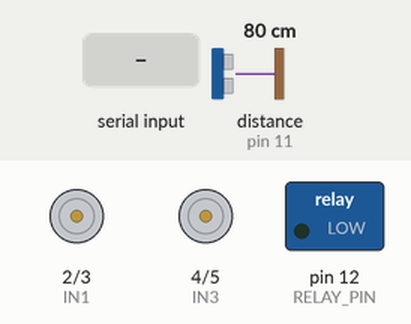
This sketch was run on a simulated Arduino Uno, built with avr-gcc and run on an emulated ATmega328P. On the bench: motor-driver pin pairs drawn as motors (green arrow = first pin HIGH = forward, orange = second pin HIGH = backward, longer = more drive), switched loads named in the sketch (green lamp = pin HIGH). Inputs (shaded band) come from the test bench; at power-on: distance to the obstacle (sensor on pin 11) 80 cm. The echo pulse lasts 58.3 µs per cm; pins used as bus, display or sensor lines are not drawn.

Above: at 1.2 s.
1.3 s: "F" received over Serial
At 2.5 s:
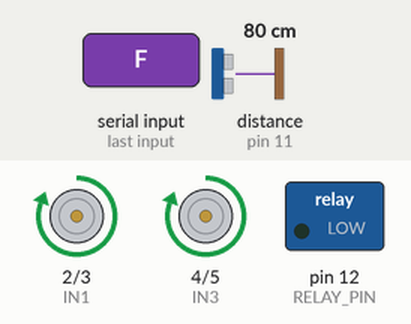
2.8 s: "B" received over Serial
At 3.7 s:
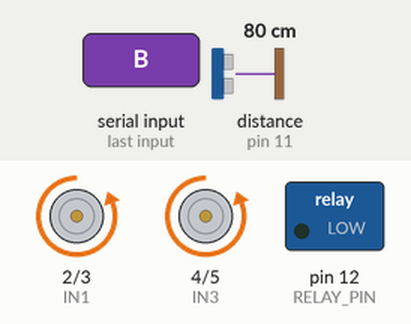
4.3 s: "L" received over Serial
At 4.9 s:
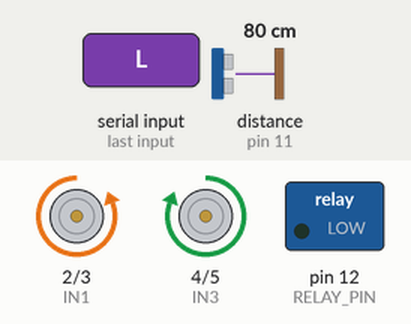
5.8 s: "R" received over Serial
At 7.0 s:
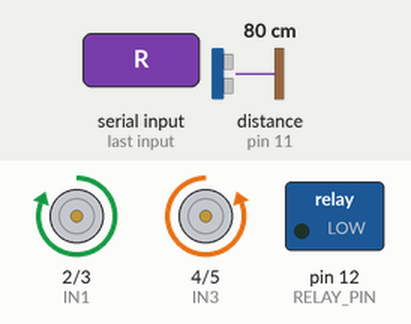
7.3 s: "S" received over Serial
At 8.5 s:
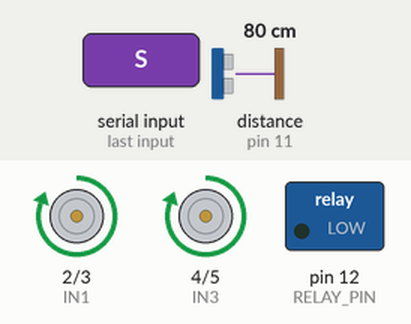
8.8 s: "C" received over Serial
At 30.4 s:
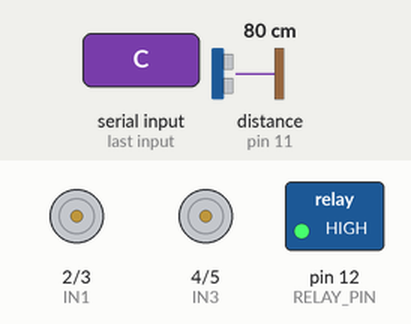
Timing chart, 0 to 31.5 s (numbered marks = the images above; inputs shaded):
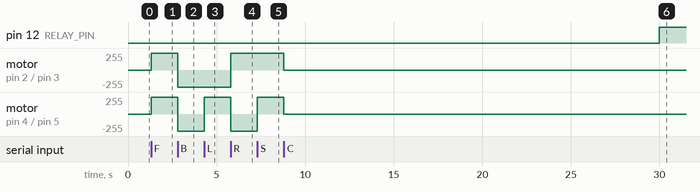

The sketch:

arduino_program.ino
```cpp
// Motor control pins
#define IN1 2
#define IN2 3
#define IN3 4
#define IN4 5

// Ultrasonic sensor pins
#define TRIG_PIN 10
#define ECHO_PIN 11

// Relay control pin
#define RELAY_PIN 12

// Mode control variables
bool bluetoothMode = true; // Start in Bluetooth mode

// Timer variables for relay control
unsigned long previousMillis = 0; // Stores last time the relay was updated
const long relayOnTime = 2000; // Relay on for 2 seconds
const long relayOffTime = 30000; // Relay off for 30 seconds
bool pumpState = false; // Track the state of the pump (on/off)

void setup() {
  // Motor driver pins
  pinMode(IN1, OUTPUT);
  pinMode(IN2, OUTPUT);
  pinMode(IN3, OUTPUT);
  pinMode(IN4, OUTPUT);

  // Ultrasonic sensor pins
  pinMode(TRIG_PIN, OUTPUT);
  pinMode(ECHO_PIN, INPUT);

  // Relay pin
  pinMode(RELAY_PIN, OUTPUT);
  digitalWrite(RELAY_PIN, LOW); // Ensure pump is off at start

  // Bluetooth communication
  Serial.begin(9600);
}

void loop() {
  // Automated pump control
  unsigned long currentMillis = millis(); // Get current time

  // Check if it's time to change pump state
  if (pumpState) {
    if (currentMillis - previousMillis >= relayOnTime) {
      digitalWrite(RELAY_PIN, LOW); // Turn pump off
      pumpState = false;
      previousMillis = currentMillis; // Reset timer
    }
  } else {
    if (currentMillis - previousMillis >= relayOffTime) {
      digitalWrite(RELAY_PIN, HIGH); // Turn pump on
      pumpState = true;
      previousMillis = currentMillis; // Reset timer
    }
  }

  if (bluetoothMode) {
    // Bluetooth control mode
    if (Serial.available()) {
      char command = Serial.read();
      executeBluetoothCommand(command);
    }
  } else {
    // Autonomous mode
    autonomousMode();
  }
}

// Function to execute Bluetooth commands
void executeBluetoothCommand(char command) {
  stopMotors(); // Stop motors before processing command

  switch (command) {
    case 'F': // Move forward
      moveForward();
      break;
    case 'B': // Move backward
      moveBackward();
      break;
    case 'L': // Turn left
      turnLeft();
      break;
    case 'R': // Turn right
      turnRight();
      break;
    case 'S': // Switch to autonomous mode
      bluetoothMode = false;
      break;
    case 'C': // Switch back to Bluetooth mode
      bluetoothMode = true;
      stopMotors();
      break;
    default:
      stopMotors();
      break;
  }
}

// Function for autonomous obstacle avoidance
void autonomousMode() {
  while (!bluetoothMode) { // Stay in autonomous mode until 'C' is received
    long distance = measureDistance();
    if (distance < 30) {
      stopMotors();
      delay(500);
      turnLeft();
      delay(1000); // Adjust delay for turning
      stopMotors();
      delay(500);
    } else {
      moveForward();
    }

    // Check if 'C' is received to exit autonomous mode
    if (Serial.available() && Serial.read() == 'C') {
      bluetoothMode = true;
      stopMotors();
      break;
    }
  }
}

// Function to measure distance with ultrasonic sensor
long measureDistance() {
  digitalWrite(TRIG_PIN, LOW);
  delayMicroseconds(2);
  digitalWrite(TRIG_PIN, HIGH);
  delayMicroseconds(10);
  digitalWrite(TRIG_PIN, LOW);

  long duration = pulseIn(ECHO_PIN, HIGH);
  long distance = duration * 0.034 / 2; // Convert to cm
  return distance;
}

// Motor control functions
void moveForward() {
  digitalWrite(IN1, HIGH);
  digitalWrite(IN2, LOW);
  digitalWrite(IN3, HIGH);
  digitalWrite(IN4, LOW);
}

void moveBackward() {
  digitalWrite(IN1, LOW);
  digitalWrite(IN2, HIGH);
  digitalWrite(IN3, LOW);
  digitalWrite(IN4, HIGH);
}

void turnLeft() {
  digitalWrite(IN1, LOW);
  digitalWrite(IN2, HIGH);
  digitalWrite(IN3, HIGH);
  digitalWrite(IN4, LOW);
}

void turnRight() {
  digitalWrite(IN1, HIGH);
  digitalWrite(IN2, LOW);
  digitalWrite(IN3, LOW);
  digitalWrite(IN4, HIGH);
}

void stopMotors() {
  digitalWrite(IN1, LOW);
  digitalWrite(IN2, LOW);
  digitalWrite(IN3, LOW);
  digitalWrite(IN4, LOW);
}
```

Measured:
- after the input at 1.3 s, motor on pin 2 (IN1) / pin 3 (IN2), motor on pin 4 (IN3) / pin 5 (IN4): stopped → forward 255/255 at once
- after the input at 2.8 s, motor on pin 2 (IN1) / pin 3 (IN2), motor on pin 4 (IN3) / pin 5 (IN4): forward 255/255 → backward 255/255 at once
- after the input at 4.3 s, motor on pin 4 (IN3) / pin 5 (IN4): backward 255/255 → forward 255/255 at once
- after the input at 5.8 s, motor on pin 2 (IN1) / pin 3 (IN2): backward 255/255 → forward 255/255 at once; motor on pin 4 (IN3) / pin 5 (IN4): forward 255/255 → backward 255/255 at once
- after the input at 7.3 s, motor on pin 4 (IN3) / pin 5 (IN4): backward 255/255 → forward 255/255 at once
- after the input at 8.8 s, pin 12 (RELAY_PIN): LOW → HIGH after 21.2 s; motor on pin 2 (IN1) / pin 3 (IN2), motor on pin 4 (IN3) / pin 5 (IN4): forward 255/255 → stopped at once
